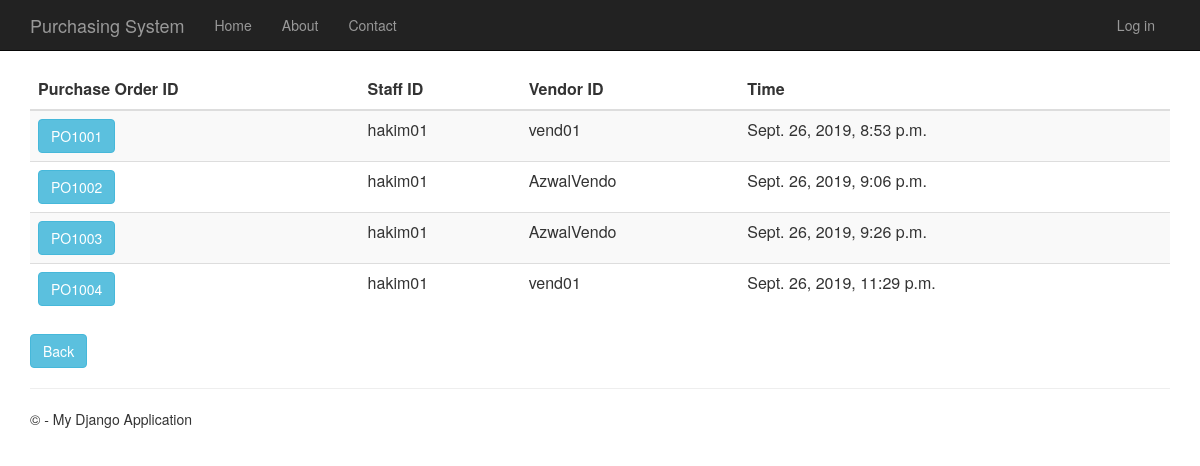
Before: /purchaseorderhistory with the older database file.
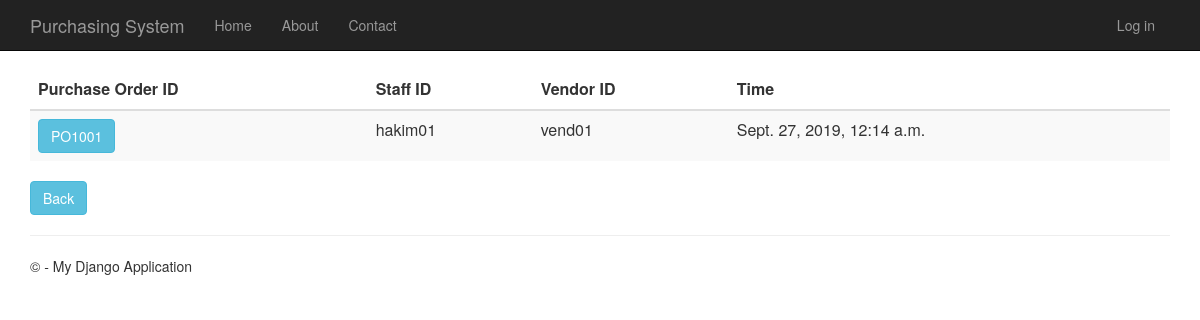
After: the same page with the newer database file.
### PurchaseOrder/models.py (models this page shows, shortened)
class PurchaseOrder(models.Model):
    purchase_order_id = models.CharField(primary_key=True, max_length=10)
    shipping_instructions = models.TextField()
    time_created = models.DateTimeField()
    description = models.TextField(null=True,default=None, blank=True)
    total_price = models.DecimalField(max_digits=10, decimal_places=2, default=Decimal('0.00'))
    person_id = models.ForeignKey(Person)
    vendor_id = models.ForeignKey(Vendor)
    quotation_id = models.OneToOneField(Quotation)

### app/models.py (models this page shows, shortened)
class Person(models.Model):
    user_id = models.OneToOneField(User)
    person_id = models.CharField(primary_key=True, max_length=10)
    person_name = models.TextField()
    person_address = models.TextField()
    person_phone_number = models.TextField()
    person_role = models.TextField(default = 'MANAGER')

class Vendor(models.Model):
    vendor_id = models.CharField(primary_key=True, max_length=10)
    vendor_name = models.TextField()
    vendor_phone_number = models.TextField()
    vendor_address = models.TextField()
    vendor_email = models.TextField()
    def __str__(self):
        return str(self.vendor_id)

### PurchaseOrder/views.py (the view)
# urls.py: url(r'^purchaseorderhistory', PurchaseOrder.views.purchaseorderhistory, name="purchase_order_history"),
def purchaseorderhistory(request):
    purchase_orders = PurchaseOrder.objects.all()
    context = {
            'title':'Purchase Order History',
            'rows':purchase_orders
        }
    return render(request,'PurchaseOrder/purchaseorderhistory.html',context)

### PurchaseOrder/templates/PurchaseOrder/purchaseorderhistory.html
{% extends "app/layout.html" %}
{% block content %}
<div class="purcahseorderhistory margintop" >
    <form action="purchaseorderhistorydetails" method="GET">
        <table class="table table-striped margintop">
          <thead>
            <tr>
              <th scope="col" class="fontlabel">Purchase Order ID</th>
              <th scope="col" class="fontlabel">Staff ID</th>
              <th scope="col" class="fontlabel">Vendor ID</th>
              <th scope="col" class="fontlabel">Time</th>
            </tr>
          </thead>
          <tbody>
              {% for r in rows %}
            <tr>
                 <td><button type="submit" name="po_id" value="{{r.purchase_order_id}}" class="btn btn-info" >{{r.purchase_order_id}}</button></td>
                 <td>{{r.person_id.person_id}}</td>
                 <td>{{r.vendor_id}}</td>
                 <td>{{r.time_created}}</td>
            </tr>
              {% endfor %}
          </tbody>
        </table>
    </form>
    <form action="menu">
        <div class="margintop">
            <button type="submit" class="btn btn-info" >Back</button>
        </div>
    </form>
</div>
{% endblock %}

Changed rows visible on the page:
removed PurchaseOrder: purchase_order_id "PO1002", person_id.person_id "hakim01", vendor_id "AzwalVendo", time_created "Sept. 26, 2019, 9:06 p.m."
removed PurchaseOrder: purchase_order_id "PO1003", person_id.person_id "hakim01", vendor_id "AzwalVendo", time_created "Sept. 26, 2019, 9:26 p.m."
removed PurchaseOrder: purchase_order_id "PO1004", person_id.person_id "hakim01", vendor_id "vend01", time_created "Sept. 26, 2019, 11:29 p.m."
changed PurchaseOrder "PO1001": time_created "Sept. 26, 2019, 8:53 p.m." → "Sept. 27, 2019, 12:14 a.m."
